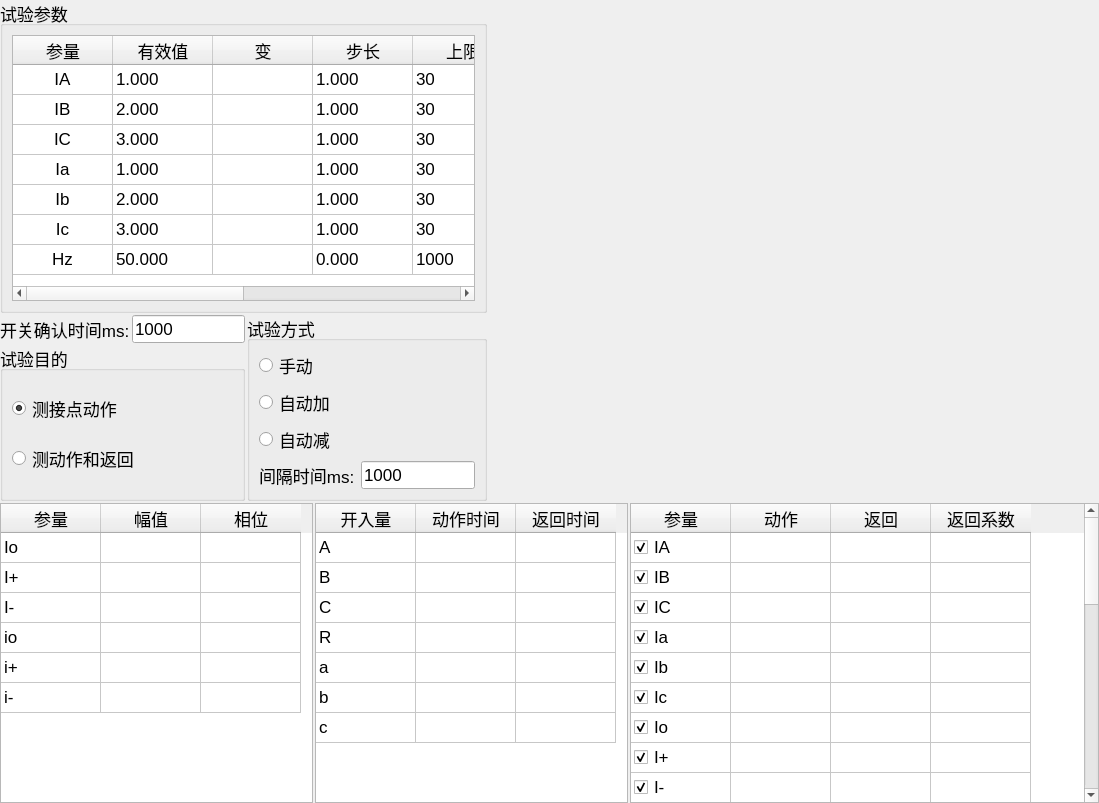
<?xml version="1.0" encoding="UTF-8"?>
<ui version="4.0">
 <class>ui_024</class>
 <widget class="QWidget" name="ui_024">
  <property name="geometry">
   <rect>
    <x>0</x>
    <y>0</y>
    <width>1099</width>
    <height>803</height>
   </rect>
  </property>
  <property name="font">
   <font>
    <pointsize>13</pointsize>
   </font>
  </property>
  <property name="windowTitle">
   <string>Form</string>
  </property>
  <layout class="QVBoxLayout" name="verticalLayout_5" stretch="5,3">
   <property name="spacing">
    <number>2</number>
   </property>
   <property name="leftMargin">
    <number>0</number>
   </property>
   <property name="topMargin">
    <number>0</number>
   </property>
   <property name="rightMargin">
    <number>0</number>
   </property>
   <property name="bottomMargin">
    <number>0</number>
   </property>
   <item>
    <layout class="QHBoxLayout" name="horizontalLayout_6" stretch="4,1,4">
     <item>
      <layout class="QVBoxLayout" name="verticalLayout_4">
       <item>
        <widget class="QGroupBox" name="groupBox">
         <property name="title">
          <string>试验参数</string>
         </property>
         <layout class="QHBoxLayout" name="horizontalLayout">
          <item>
           <widget class="QTableWidget" name="tb_sycs">
            <property name="rowCount">
             <number>7</number>
            </property>
            <attribute name="verticalHeaderVisible">
             <bool>false</bool>
            </attribute>
            <row/>
            <row/>
            <row/>
            <row/>
            <row/>
            <row/>
            <row/>
            <column>
             <property name="text">
              <string>参量</string>
             </property>
            </column>
            <column>
             <property name="text">
              <string>有效值</string>
             </property>
            </column>
            <column>
             <property name="text">
              <string>变</string>
             </property>
            </column>
            <column>
             <property name="text">
              <string>步长</string>
             </property>
            </column>
            <column>
             <property name="text">
              <string>上限</string>
             </property>
            </column>
            <column>
             <property name="text">
              <string>相位</string>
             </property>
            </column>
            <column>
             <property name="text">
              <string>变</string>
             </property>
            </column>
            <column>
             <property name="text">
              <string>步长</string>
             </property>
            </column>
            <item row="0" column="0">
             <property name="text">
              <string>IA</string>
             </property>
             <property name="textAlignment">
              <set>AlignCenter</set>
             </property>
             <property name="flags">
              <set>ItemIsDragEnabled|ItemIsDropEnabled|ItemIsUserCheckable|ItemIsEnabled</set>
             </property>
            </item>
            <item row="0" column="1">
             <property name="text">
              <string>1.000</string>
             </property>
            </item>
            <item row="0" column="3">
             <property name="text">
              <string>1.000</string>
             </property>
            </item>
            <item row="0" column="4">
             <property name="text">
              <string>30</string>
             </property>
            </item>
            <item row="0" column="5">
             <property name="text">
              <string>0.0</string>
             </property>
            </item>
            <item row="0" column="7">
             <property name="text">
              <string>1.0</string>
             </property>
            </item>
            <item row="1" column="0">
             <property name="text">
              <string>IB</string>
             </property>
             <property name="textAlignment">
              <set>AlignCenter</set>
             </property>
             <property name="flags">
              <set>ItemIsDragEnabled|ItemIsDropEnabled|ItemIsUserCheckable|ItemIsEnabled</set>
             </property>
            </item>
            <item row="1" column="1">
             <property name="text">
              <string>2.000</string>
             </property>
            </item>
            <item row="1" column="3">
             <property name="text">
              <string>1.000</string>
             </property>
            </item>
            <item row="1" column="4">
             <property name="text">
              <string>30</string>
             </property>
            </item>
            <item row="1" column="5">
             <property name="text">
              <string>240.0</string>
             </property>
            </item>
            <item row="1" column="7">
             <property name="text">
              <string>1.0</string>
             </property>
            </item>
            <item row="2" column="0">
             <property name="text">
              <string>IC</string>
             </property>
             <property name="textAlignment">
              <set>AlignCenter</set>
             </property>
             <property name="flags">
              <set>ItemIsDragEnabled|ItemIsDropEnabled|ItemIsUserCheckable|ItemIsEnabled</set>
             </property>
            </item>
            <item row="2" column="1">
             <property name="text">
              <string>3.000</string>
             </property>
            </item>
            <item row="2" column="3">
             <property name="text">
              <string>1.000</string>
             </property>
            </item>
            <item row="2" column="4">
             <property name="text">
              <string>30</string>
             </property>
            </item>
            <item row="2" column="5">
             <property name="text">
              <string>120.0</string>
             </property>
            </item>
            <item row="2" column="7">
             <property name="text">
              <string>1.0</string>
             </property>
            </item>
            <item row="3" column="0">
             <property name="text">
              <string>Ia</string>
             </property>
             <property name="textAlignment">
              <set>AlignCenter</set>
             </property>
             <property name="flags">
              <set>ItemIsDragEnabled|ItemIsDropEnabled|ItemIsUserCheckable|ItemIsEnabled</set>
             </property>
            </item>
            <item row="3" column="1">
             <property name="text">
              <string>1.000</string>
             </property>
            </item>
            <item row="3" column="3">
             <property name="text">
              <string>1.000</string>
             </property>
            </item>
            <item row="3" column="4">
             <property name="text">
              <string>30</string>
             </property>
            </item>
            <item row="3" column="5">
             <property name="text">
              <string>0.0</string>
             </property>
            </item>
            <item row="3" column="7">
             <property name="text">
              <string>1.0</string>
             </property>
            </item>
            <item row="4" column="0">
             <property name="text">
              <string>Ib</string>
             </property>
             <property name="textAlignment">
              <set>AlignCenter</set>
             </property>
             <property name="flags">
              <set>ItemIsDragEnabled|ItemIsDropEnabled|ItemIsUserCheckable|ItemIsEnabled</set>
             </property>
            </item>
            <item row="4" column="1">
             <property name="text">
              <string>2.000</string>
             </property>
            </item>
            <item row="4" column="3">
             <property name="text">
              <string>1.000</string>
             </property>
            </item>
            <item row="4" column="4">
             <property name="text">
              <string>30</string>
             </property>
            </item>
            <item row="4" column="5">
             <property name="text">
              <string>240.0</string>
             </property>
            </item>
            <item row="4" column="7">
             <property name="text">
              <string>1.0</string>
             </property>
            </item>
            <item row="5" column="0">
             <property name="text">
              <string>Ic</string>
             </property>
             <property name="textAlignment">
              <set>AlignCenter</set>
             </property>
             <property name="flags">
              <set>ItemIsDragEnabled|ItemIsDropEnabled|ItemIsUserCheckable|ItemIsEnabled</set>
             </property>
            </item>
            <item row="5" column="1">
             <property name="text">
              <string>3.000</string>
             </property>
            </item>
            <item row="5" column="3">
             <property name="text">
              <string>1.000</string>
             </property>
            </item>
            <item row="5" column="4">
             <property name="text">
              <string>30</string>
             </property>
            </item>
            <item row="5" column="5">
             <property name="text">
              <string>120.0</string>
             </property>
            </item>
            <item row="5" column="7">
             <property name="text">
              <string>1.0</string>
             </property>
            </item>
            <item row="6" column="0">
             <property name="text">
              <string>Hz</string>
             </property>
             <property name="textAlignment">
              <set>AlignCenter</set>
             </property>
             <property name="flags">
              <set>ItemIsDragEnabled|ItemIsDropEnabled|ItemIsUserCheckable|ItemIsEnabled</set>
             </property>
            </item>
            <item row="6" column="1">
             <property name="text">
              <string>50.000</string>
             </property>
            </item>
            <item row="6" column="3">
             <property name="text">
              <string>0.000</string>
             </property>
            </item>
            <item row="6" column="4">
             <property name="text">
              <string>1000</string>
             </property>
            </item>
            <item row="6" column="5">
             <property name="text">
              <string/>
             </property>
             <property name="background">
              <brush brushstyle="Dense4Pattern">
               <color alpha="255">
                <red>194</red>
                <green>237</green>
                <blue>195</blue>
               </color>
              </brush>
             </property>
             <property name="flags">
              <set>ItemIsDragEnabled|ItemIsDropEnabled|ItemIsUserCheckable|ItemIsEnabled</set>
             </property>
            </item>
            <item row="6" column="6">
             <property name="text">
              <string/>
             </property>
             <property name="background">
              <brush brushstyle="Dense4Pattern">
               <color alpha="255">
                <red>194</red>
                <green>237</green>
                <blue>195</blue>
               </color>
              </brush>
             </property>
             <property name="flags">
              <set>ItemIsDragEnabled|ItemIsDropEnabled|ItemIsUserCheckable|ItemIsEnabled</set>
             </property>
            </item>
            <item row="6" column="7">
             <property name="text">
              <string/>
             </property>
             <property name="background">
              <brush brushstyle="Dense4Pattern">
               <color alpha="255">
                <red>194</red>
                <green>237</green>
                <blue>195</blue>
               </color>
              </brush>
             </property>
             <property name="flags">
              <set>ItemIsDragEnabled|ItemIsDropEnabled|ItemIsUserCheckable|ItemIsEnabled</set>
             </property>
            </item>
           </widget>
          </item>
         </layout>
        </widget>
       </item>
       <item>
        <layout class="QHBoxLayout" name="horizontalLayout_5">
         <item>
          <layout class="QVBoxLayout" name="verticalLayout_2">
           <item>
            <layout class="QHBoxLayout" name="horizontalLayout_2">
             <item>
              <spacer name="horizontalSpacer">
               <property name="orientation">
                <enum>Qt::Horizontal</enum>
               </property>
               <property name="sizeHint" stdset="0">
                <size>
                 <width>40</width>
                 <height>20</height>
                </size>
               </property>
              </spacer>
             </item>
             <item>
              <widget class="QLabel" name="label">
               <property name="text">
                <string>开关确认时间ms:</string>
               </property>
              </widget>
             </item>
             <item>
              <widget class="QLineEdit" name="le_open">
               <property name="text">
                <string>1000</string>
               </property>
              </widget>
             </item>
             <item>
              <spacer name="horizontalSpacer_4">
               <property name="orientation">
                <enum>Qt::Horizontal</enum>
               </property>
               <property name="sizeHint" stdset="0">
                <size>
                 <width>40</width>
                 <height>20</height>
                </size>
               </property>
              </spacer>
             </item>
            </layout>
           </item>
           <item>
            <widget class="QGroupBox" name="left_group">
             <property name="title">
              <string>试验目的</string>
             </property>
             <layout class="QVBoxLayout" name="verticalLayout">
              <item>
               <widget class="QRadioButton" name="rb_action">
                <property name="text">
                 <string>测接点动作</string>
                </property>
                <property name="checked">
                 <bool>true</bool>
                </property>
               </widget>
              </item>
              <item>
               <widget class="QRadioButton" name="rb_return">
                <property name="text">
                 <string>测动作和返回</string>
                </property>
               </widget>
              </item>
             </layout>
            </widget>
           </item>
          </layout>
         </item>
         <item>
          <widget class="QGroupBox" name="right_group">
           <property name="title">
            <string>试验方式</string>
           </property>
           <layout class="QVBoxLayout" name="verticalLayout_3">
            <item>
             <widget class="QRadioButton" name="rb_hand">
              <property name="text">
               <string>手动</string>
              </property>
             </widget>
            </item>
            <item>
             <widget class="QRadioButton" name="rb_a_up">
              <property name="text">
               <string>自动加</string>
              </property>
             </widget>
            </item>
            <item>
             <widget class="QRadioButton" name="rb_a_down">
              <property name="text">
               <string>自动减</string>
              </property>
             </widget>
            </item>
            <item>
             <layout class="QHBoxLayout" name="horizontalLayout_3">
              <item>
               <spacer name="horizontalSpacer_2">
                <property name="orientation">
                 <enum>Qt::Horizontal</enum>
                </property>
                <property name="sizeHint" stdset="0">
                 <size>
                  <width>40</width>
                  <height>20</height>
                 </size>
                </property>
               </spacer>
              </item>
              <item>
               <widget class="QLabel" name="label_2">
                <property name="text">
                 <string>间隔时间ms:</string>
                </property>
               </widget>
              </item>
              <item>
               <widget class="QLineEdit" name="le_delay">
                <property name="text">
                 <string>1000</string>
                </property>
               </widget>
              </item>
              <item>
               <spacer name="horizontalSpacer_3">
                <property name="orientation">
                 <enum>Qt::Horizontal</enum>
                </property>
                <property name="sizeHint" stdset="0">
                 <size>
                  <width>40</width>
                  <height>20</height>
                 </size>
                </property>
               </spacer>
              </item>
             </layout>
            </item>
           </layout>
          </widget>
         </item>
        </layout>
       </item>
      </layout>
     </item>
     <item>
      <widget class="QWidget" name="btn_widget" native="true"/>
     </item>
     <item>
      <widget class="QWidget" name="chart_widget" native="true"/>
     </item>
    </layout>
   </item>
   <item>
    <layout class="QHBoxLayout" name="horizontalLayout_4" stretch="2,2,3">
     <item>
      <widget class="QTableWidget" name="tb_down_1">
       <property name="styleSheet">
        <string notr="true">QTableWidget {
     background-color: &quot;#97E8F2&quot;;
    }
    QTableWidget::item {
       background-color: &quot;#97E8F2&quot;;
    }</string>
       </property>
       <property name="rowCount">
        <number>6</number>
       </property>
       <attribute name="verticalHeaderVisible">
        <bool>false</bool>
       </attribute>
       <row/>
       <row/>
       <row/>
       <row/>
       <row/>
       <row/>
       <column>
        <property name="text">
         <string>参量</string>
        </property>
       </column>
       <column>
        <property name="text">
         <string>幅值</string>
        </property>
       </column>
       <column>
        <property name="text">
         <string>相位</string>
        </property>
       </column>
       <item row="0" column="0">
        <property name="text">
         <string>Io</string>
        </property>
       </item>
       <item row="1" column="0">
        <property name="text">
         <string>I+</string>
        </property>
       </item>
       <item row="2" column="0">
        <property name="text">
         <string>I-</string>
        </property>
       </item>
       <item row="3" column="0">
        <property name="text">
         <string>io</string>
        </property>
       </item>
       <item row="4" column="0">
        <property name="text">
         <string>i+</string>
        </property>
       </item>
       <item row="5" column="0">
        <property name="text">
         <string>i-</string>
        </property>
       </item>
      </widget>
     </item>
     <item>
      <widget class="QTableWidget" name="tb_down_2">
       <property name="styleSheet">
        <string notr="true">QTableWidget {
     background-color: &quot;#FFE6FF&quot;;
    }
    QTableWidget::item {
       background-color: &quot;#FFE6FF&quot;;
    }</string>
       </property>
       <property name="rowCount">
        <number>7</number>
       </property>
       <attribute name="verticalHeaderVisible">
        <bool>false</bool>
       </attribute>
       <row/>
       <row/>
       <row/>
       <row/>
       <row/>
       <row/>
       <row/>
       <column>
        <property name="text">
         <string>开入量</string>
        </property>
       </column>
       <column>
        <property name="text">
         <string>动作时间</string>
        </property>
       </column>
       <column>
        <property name="text">
         <string>返回时间</string>
        </property>
       </column>
       <item row="0" column="0">
        <property name="text">
         <string>A</string>
        </property>
       </item>
       <item row="1" column="0">
        <property name="text">
         <string>B</string>
        </property>
       </item>
       <item row="2" column="0">
        <property name="text">
         <string>C</string>
        </property>
       </item>
       <item row="3" column="0">
        <property name="text">
         <string>R</string>
        </property>
       </item>
       <item row="4" column="0">
        <property name="text">
         <string>a</string>
        </property>
       </item>
       <item row="5" column="0">
        <property name="text">
         <string>b</string>
        </property>
       </item>
       <item row="6" column="0">
        <property name="text">
         <string>c</string>
        </property>
       </item>
      </widget>
     </item>
     <item>
      <widget class="QTableWidget" name="tb_down_3">
       <property name="styleSheet">
        <string notr="true">QTableWidget {
     background-color: &quot;#FFE6FF&quot;;
    }
    QTableWidget::item {
       background-color: &quot;#FFE6FF&quot;;
    }</string>
       </property>
       <property name="rowCount">
        <number>25</number>
       </property>
       <attribute name="verticalHeaderVisible">
        <bool>false</bool>
       </attribute>
       <row/>
       <row/>
       <row/>
       <row/>
       <row/>
       <row/>
       <row/>
       <row/>
       <row/>
       <row/>
       <row/>
       <row/>
       <row/>
       <row/>
       <row/>
       <row/>
       <row/>
       <row/>
       <row/>
       <row/>
       <row/>
       <row/>
       <row/>
       <row/>
       <row/>
       <column>
        <property name="text">
         <string>参量</string>
        </property>
       </column>
       <column>
        <property name="text">
         <string>动作</string>
        </property>
       </column>
       <column>
        <property name="text">
         <string>返回</string>
        </property>
       </column>
       <column>
        <property name="text">
         <string>返回系数</string>
        </property>
       </column>
       <item row="0" column="0">
        <property name="text">
         <string>IA</string>
        </property>
        <property name="checkState">
         <enum>Checked</enum>
        </property>
        <property name="flags">
         <set>ItemIsDragEnabled|ItemIsDropEnabled|ItemIsUserCheckable|ItemIsEnabled</set>
        </property>
       </item>
       <item row="1" column="0">
        <property name="text">
         <string>IB</string>
        </property>
        <property name="checkState">
         <enum>Checked</enum>
        </property>
        <property name="flags">
         <set>ItemIsDragEnabled|ItemIsDropEnabled|ItemIsUserCheckable|ItemIsEnabled</set>
        </property>
       </item>
       <item row="2" column="0">
        <property name="text">
         <string>IC</string>
        </property>
        <property name="checkState">
         <enum>Checked</enum>
        </property>
        <property name="flags">
         <set>ItemIsDragEnabled|ItemIsDropEnabled|ItemIsUserCheckable|ItemIsEnabled</set>
        </property>
       </item>
       <item row="3" column="0">
        <property name="text">
         <string>Ia</string>
        </property>
        <property name="checkState">
         <enum>Checked</enum>
        </property>
        <property name="flags">
         <set>ItemIsDragEnabled|ItemIsDropEnabled|ItemIsUserCheckable|ItemIsEnabled</set>
        </property>
       </item>
       <item row="4" column="0">
        <property name="text">
         <string>Ib</string>
        </property>
        <property name="checkState">
         <enum>Checked</enum>
        </property>
        <property name="flags">
         <set>ItemIsDragEnabled|ItemIsDropEnabled|ItemIsUserCheckable|ItemIsEnabled</set>
        </property>
       </item>
       <item row="5" column="0">
        <property name="text">
         <string>Ic</string>
        </property>
        <property name="checkState">
         <enum>Checked</enum>
        </property>
        <property name="flags">
         <set>ItemIsDragEnabled|ItemIsDropEnabled|ItemIsUserCheckable|ItemIsEnabled</set>
        </property>
       </item>
       <item row="6" column="0">
        <property name="text">
         <string>Io</string>
        </property>
        <property name="checkState">
         <enum>Checked</enum>
        </property>
        <property name="flags">
         <set>ItemIsDragEnabled|ItemIsDropEnabled|ItemIsUserCheckable|ItemIsEnabled</set>
        </property>
       </item>
       <item row="7" column="0">
        <property name="text">
         <string>I+</string>
        </property>
        <property name="checkState">
         <enum>Checked</enum>
        </property>
        <property name="flags">
         <set>ItemIsDragEnabled|ItemIsDropEnabled|ItemIsUserCheckable|ItemIsEnabled</set>
        </property>
       </item>
       <item row="8" column="0">
        <property name="text">
         <string>I-</string>
        </property>
        <property name="checkState">
         <enum>Checked</enum>
        </property>
        <property name="flags">
         <set>ItemIsDragEnabled|ItemIsDropEnabled|ItemIsUserCheckable|ItemIsEnabled</set>
        </property>
       </item>
       <item row="9" column="0">
        <property name="text">
         <string>io</string>
        </property>
        <property name="checkState">
         <enum>Checked</enum>
        </property>
        <property name="flags">
         <set>ItemIsDragEnabled|ItemIsDropEnabled|ItemIsUserCheckable|ItemIsEnabled</set>
        </property>
       </item>
       <item row="10" column="0">
        <property name="text">
         <string>i+</string>
        </property>
        <property name="checkState">
         <enum>Checked</enum>
        </property>
        <property name="flags">
         <set>ItemIsDragEnabled|ItemIsDropEnabled|ItemIsUserCheckable|ItemIsEnabled</set>
        </property>
       </item>
       <item row="11" column="0">
        <property name="text">
         <string>i-</string>
        </property>
        <property name="checkState">
         <enum>Checked</enum>
        </property>
        <property name="flags">
         <set>ItemIsDragEnabled|ItemIsDropEnabled|ItemIsUserCheckable|ItemIsEnabled</set>
        </property>
       </item>
       <item row="12" column="0">
        <property name="text">
         <string>ΦIA</string>
        </property>
        <property name="checkState">
         <enum>Checked</enum>
        </property>
        <property name="flags">
         <set>ItemIsDragEnabled|ItemIsDropEnabled|ItemIsUserCheckable|ItemIsEnabled</set>
        </property>
       </item>
       <item row="13" column="0">
        <property name="text">
         <string>ΦIB</string>
        </property>
        <property name="checkState">
         <enum>Checked</enum>
        </property>
        <property name="flags">
         <set>ItemIsDragEnabled|ItemIsDropEnabled|ItemIsUserCheckable|ItemIsEnabled</set>
        </property>
       </item>
       <item row="14" column="0">
        <property name="text">
         <string>ΦIC</string>
        </property>
        <property name="checkState">
         <enum>Checked</enum>
        </property>
        <property name="flags">
         <set>ItemIsDragEnabled|ItemIsDropEnabled|ItemIsUserCheckable|ItemIsEnabled</set>
        </property>
       </item>
       <item row="15" column="0">
        <property name="text">
         <string>ΦIa</string>
        </property>
        <property name="checkState">
         <enum>Checked</enum>
        </property>
        <property name="flags">
         <set>ItemIsDragEnabled|ItemIsDropEnabled|ItemIsUserCheckable|ItemIsEnabled</set>
        </property>
       </item>
       <item row="16" column="0">
        <property name="text">
         <string>ΦIb</string>
        </property>
        <property name="checkState">
         <enum>Checked</enum>
        </property>
        <property name="flags">
         <set>ItemIsDragEnabled|ItemIsDropEnabled|ItemIsUserCheckable|ItemIsEnabled</set>
        </property>
       </item>
       <item row="17" column="0">
        <property name="text">
         <string>ΦIc</string>
        </property>
        <property name="checkState">
         <enum>Checked</enum>
        </property>
        <property name="flags">
         <set>ItemIsDragEnabled|ItemIsDropEnabled|ItemIsUserCheckable|ItemIsEnabled</set>
        </property>
       </item>
       <item row="18" column="0">
        <property name="text">
         <string>ΦIo</string>
        </property>
        <property name="checkState">
         <enum>Checked</enum>
        </property>
        <property name="flags">
         <set>ItemIsDragEnabled|ItemIsDropEnabled|ItemIsUserCheckable|ItemIsEnabled</set>
        </property>
       </item>
       <item row="19" column="0">
        <property name="text">
         <string>ΦI+</string>
        </property>
        <property name="checkState">
         <enum>Checked</enum>
        </property>
        <property name="flags">
         <set>ItemIsDragEnabled|ItemIsDropEnabled|ItemIsUserCheckable|ItemIsEnabled</set>
        </property>
       </item>
       <item row="20" column="0">
        <property name="text">
         <string>ΦI-</string>
        </property>
        <property name="checkState">
         <enum>Checked</enum>
        </property>
        <property name="flags">
         <set>ItemIsDragEnabled|ItemIsDropEnabled|ItemIsUserCheckable|ItemIsEnabled</set>
        </property>
       </item>
       <item row="21" column="0">
        <property name="text">
         <string>Φio</string>
        </property>
        <property name="checkState">
         <enum>Checked</enum>
        </property>
        <property name="flags">
         <set>ItemIsDragEnabled|ItemIsDropEnabled|ItemIsUserCheckable|ItemIsEnabled</set>
        </property>
       </item>
       <item row="22" column="0">
        <property name="text">
         <string>Φi+</string>
        </property>
        <property name="checkState">
         <enum>Checked</enum>
        </property>
        <property name="flags">
         <set>ItemIsDragEnabled|ItemIsDropEnabled|ItemIsUserCheckable|ItemIsEnabled</set>
        </property>
       </item>
       <item row="23" column="0">
        <property name="text">
         <string>Φi-</string>
        </property>
        <property name="checkState">
         <enum>Checked</enum>
        </property>
        <property name="flags">
         <set>ItemIsDragEnabled|ItemIsDropEnabled|ItemIsUserCheckable|ItemIsEnabled</set>
        </property>
       </item>
       <item row="24" column="0">
        <property name="text">
         <string>Hz</string>
        </property>
        <property name="checkState">
         <enum>Checked</enum>
        </property>
        <property name="flags">
         <set>ItemIsDragEnabled|ItemIsDropEnabled|ItemIsUserCheckable|ItemIsEnabled</set>
        </property>
       </item>
      </widget>
     </item>
    </layout>
   </item>
  </layout>
 </widget>
 <resources/>
 <connections/>
</ui>
